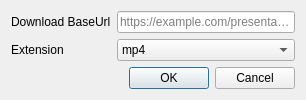
<?xml version="1.0" encoding="UTF-8"?>
<ui version="4.0">
 <class>Dialog</class>
 <widget class="QDialog" name="Dialog">
  <property name="geometry">
   <rect>
    <x>0</x>
    <y>0</y>
    <width>306</width>
    <height>93</height>
   </rect>
  </property>
  <property name="windowTitle">
   <string>Setting</string>
  </property>
  <layout class="QGridLayout" name="gridLayout_2">
   <item row="0" column="0">
    <layout class="QGridLayout" name="gridLayout">
     <item row="1" column="0">
      <widget class="QLabel" name="ext_lbl">
       <property name="text">
        <string>Extension</string>
       </property>
      </widget>
     </item>
     <item row="2" column="1">
      <widget class="QDialogButtonBox" name="buttonBox">
       <property name="orientation">
        <enum>Qt::Horizontal</enum>
       </property>
       <property name="standardButtons">
        <set>QDialogButtonBox::Cancel|QDialogButtonBox::Ok</set>
       </property>
      </widget>
     </item>
     <item row="0" column="1">
      <widget class="QLineEdit" name="dwpath_led">
       <property name="placeholderText">
        <string>https://example.com/presentation/</string>
       </property>
      </widget>
     </item>
     <item row="0" column="0">
      <widget class="QLabel" name="dpath_lbl">
       <property name="text">
        <string>Download BaseUrl</string>
       </property>
      </widget>
     </item>
     <item row="1" column="1">
      <widget class="QComboBox" name="ext_cb">
       <property name="currentIndex">
        <number>1</number>
       </property>
       <item>
        <property name="text">
         <string>Auto Check</string>
        </property>
       </item>
       <item>
        <property name="text">
         <string>mp4</string>
        </property>
       </item>
       <item>
        <property name="text">
         <string>webm</string>
        </property>
       </item>
      </widget>
     </item>
    </layout>
   </item>
  </layout>
 </widget>
 <resources/>
 <connections>
  <connection>
   <sender>buttonBox</sender>
   <signal>accepted()</signal>
   <receiver>Dialog</receiver>
   <slot>accept()</slot>
   <hints>
    <hint type="sourcelabel">
     <x>248</x>
     <y>254</y>
    </hint>
    <hint type="destinationlabel">
     <x>157</x>
     <y>274</y>
    </hint>
   </hints>
  </connection>
  <connection>
   <sender>buttonBox</sender>
   <signal>rejected()</signal>
   <receiver>Dialog</receiver>
   <slot>reject()</slot>
   <hints>
    <hint type="sourcelabel">
     <x>316</x>
     <y>260</y>
    </hint>
    <hint type="destinationlabel">
     <x>286</x>
     <y>274</y>
    </hint>
   </hints>
  </connection>
 </connections>
</ui>
